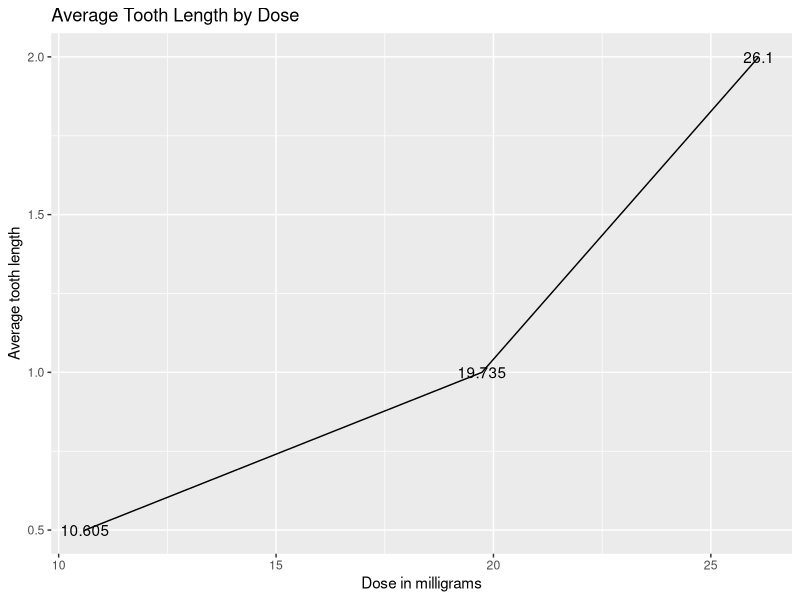

Recreate this plot in R.
## ---- chunk 1
library(ggplot2)
lenBYdose <- NULL
data(ToothGrowth)
lenBYdose <- aggregate(ToothGrowth$len, by=list(ToothGrowth$dose), FUN=mean)
names(lenBYdose) <- c("len", "dose")

ggplot(lenBYdose, aes(dose, len, label=dose)) + 
  geom_line() +
  ylab("Average tooth length") +
  xlab("Dose in milligrams") +
  ggtitle("Average Tooth Length by Dose") +
  geom_text()

## ---- chunk 2
#lenBYsupp <- aggregate(ToothGrowth$len, by=list(ToothGrowth$supp), FUN=mean)
#names(lenBYsupp) <- c("len", "supp")

#ggplot(lenBYsupp, aes(len, supp, label=len)) + 
 # geom_line() +
  #ylab("Supplement") +
  #xlab("Average tooth length") +
  #geom_text()


## ---- chunk 3
summary(ToothGrowth)
